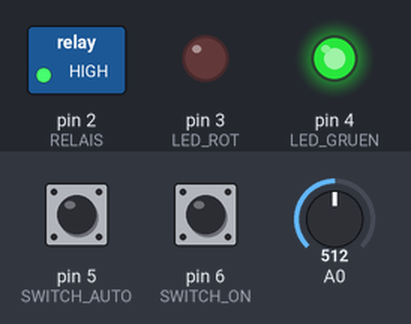
Bench run of a sketch on a simulated Arduino Uno, built with avr-gcc and run on an emulated ATmega328P. Parts: switched loads named in the sketch (green lamp = pin HIGH), output pins drawn as LEDs (lit = HIGH). The test bench sets the inputs (shaded band); at power-on: A0 = 512, pin 5 (SWITCH_AUTO) HIGH, pin 6 (SWITCH_ON) LOW.

Above: at 1.2 s.
1.3 s: A0 set to 470
At 4.2 s:
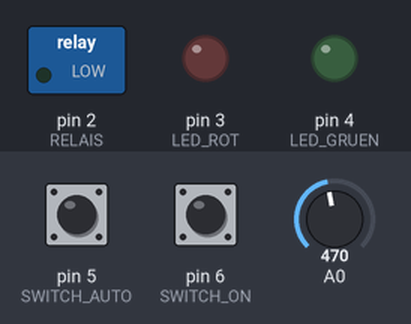
4.3 s: pin 5 (SWITCH_AUTO) pulled LOW for 0.15 s
At 6.0 s:
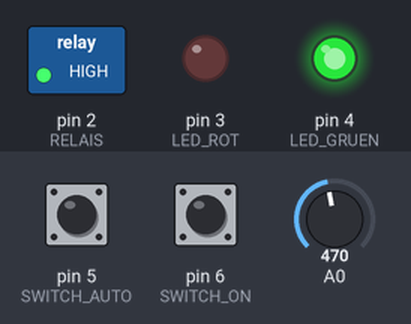
6.8 s: pin 5 (SWITCH_AUTO) pulled LOW for 3.2 s
At 7.1 s:
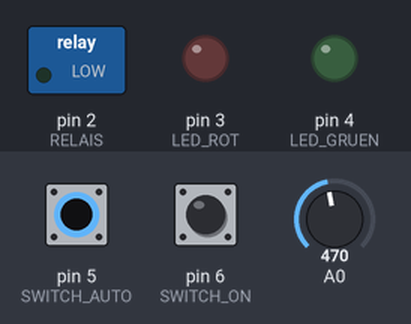
12.3 s: A0 set to 434
At 12.5 s:
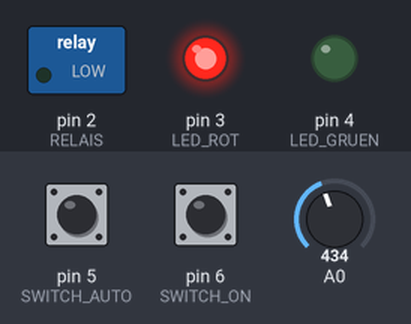
15.3 s: pin 5 (SWITCH_AUTO) pulled LOW for 1 s
At 16.8 s:
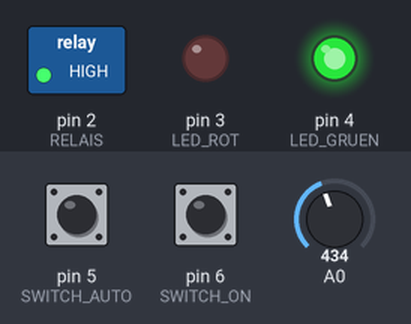
Timing chart, 0 to 18.3 s (numbered marks = the images above; inputs shaded):
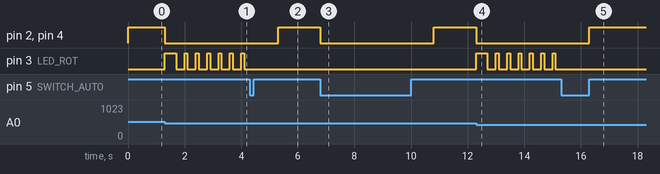

Measured:
- the behaviour switches between 487 and 486 on A0 (found by bisection; images 0 and 1)
- the behaviour switches between 445 and 444 on A0 (found by bisection; images 3 and 4)
- after the input at 1.3 s, pin 2 (RELAIS), pin 4 (LED_GRUEN): HIGH → LOW at once; pin 3 (LED_ROT): LOW → HIGH at once, then repeats every 0.40 s: LOW 0.30 s, HIGH 0.10 s
- after the input at 4.3 s, pin 2 (RELAIS), pin 4 (LED_GRUEN): LOW → HIGH after 1.0 s; pin 3 (LED_ROT): stops changing and stays LOW
- after the input at 6.8 s, pin 2 (RELAIS), pin 4 (LED_GRUEN): HIGH → LOW at once, → HIGH 4.0 s later
- after the input at 12.3 s, pin 2 (RELAIS), pin 4 (LED_GRUEN): HIGH → LOW at once; pin 3 (LED_ROT): LOW → HIGH at once, then repeats every 0.40 s: LOW 0.30 s, HIGH 0.10 s
- after the input at 15.3 s, pin 2 (RELAIS), pin 4 (LED_GRUEN): LOW → HIGH after 1.0 s; pin 3 (LED_ROT): stops changing and stays LOW

The sketch:

Solar.ino
```cpp
//#define DEBUG


const int LED_ROT = 3;
const int LED_GRUEN = 4;
const int RELAIS = 2;
const int SWITCH_AUTO = 5;
const int SWITCH_ON = 6;

const int minVoltage = 20500; /* 22V läuft stabil */
const int minStartVoltage = 23000;  /* 24V läuft stabil */
const int VoltageOverloadDiff = 1500;
const double calibration = 1.2;

const int restartDelayMin = 30;

const int systemVoltage = 5000;
const int R1 = 100;
const int R2 = 330;
typedef enum
{
  E_OFF,
  E_ON,
  E_AUTO
}mode_e;

typedef enum
{
  E_ERROR_OVERLOAD,
  E_ERROR_UNDERVOLTAGE
}errorcode_e;

mode_e lastMode = E_OFF;

double voltage;
int lastVoltage;

void CheckBatteryVoltage();


void setup()
{
  pinMode(LED_ROT, OUTPUT);
  pinMode(LED_GRUEN, OUTPUT);
  pinMode(RELAIS, OUTPUT);
  pinMode(SWITCH_AUTO, INPUT);
  pinMode(SWITCH_ON, INPUT);

  digitalWrite(LED_ROT, 0);
  digitalWrite(LED_GRUEN, 0);
  digitalWrite(RELAIS, 0);
#ifdef DEBUG
  Serial.begin(9600);
#endif
}

void loop()
{
  voltage = analogRead(0);
  voltage = (voltage / 1023)* systemVoltage * 10;
  voltage = voltage * calibration;

  if(HIGH == digitalRead(SWITCH_ON))
  {
    lastMode = E_ON;
    digitalWrite(LED_ROT, 0);
    digitalWrite(LED_GRUEN, 1);
    digitalWrite(RELAIS, 1);
#ifdef DEBUG
    Serial.println("Mode ON");
#endif
    delay(1000);
    return;
  }

  if(LOW == digitalRead(SWITCH_AUTO))
  {
    lastMode = E_OFF;
    digitalWrite(LED_ROT, 0);
    digitalWrite(LED_GRUEN, 0);
    digitalWrite(RELAIS, 0);
#ifdef DEBUG
    Serial.println("Mode OFF");
#endif
    delay(1000);
    return;
  }
#ifdef DEBUG
  Serial.print(voltage);
  Serial.println(" mV");
  Serial.println("Mode AUTO");
#endif
  CheckOverload();
  CheckBatteryVoltage();
  lastMode = E_AUTO;
  //delay(100);
}

void CheckBatteryVoltage()
{
   if (5000 >= voltage)
  {
    digitalWrite(LED_ROT, 1);
    delay(100);
    digitalWrite(LED_ROT, 0);
    delay(100);
    return;
  }
  if (  (minStartVoltage <= voltage)
      ||((minVoltage <= voltage)&&(E_AUTO != lastMode)))
  {
    StartSolar();
  }
  if (minVoltage > voltage)
  {
    StopSolar(E_ERROR_UNDERVOLTAGE);
  }
}

void CheckOverload()
{
  if((lastVoltage-VoltageOverloadDiff) >= voltage)
  {
    StopSolar(E_ERROR_OVERLOAD);
  }
  lastVoltage = voltage;
}

void StartSolar()
{
  digitalWrite(LED_ROT, 0);
  digitalWrite(LED_GRUEN, 1);
  digitalWrite(RELAIS, 1);
}

void StopSolar(errorcode_e error)
{
  digitalWrite(LED_ROT, 1);
  digitalWrite(LED_GRUEN, 0);
  digitalWrite(RELAIS, 0);
  DelayMin(30, error);
}

void DelayMin (int Min, errorcode_e error )
{
  int ledCount = 0;
  for (int i=0; i<(600*Min); i++)
  {
    delay(100);
    if (  (0 == digitalRead(SWITCH_AUTO))
        ||(0 != digitalRead(SWITCH_ON)) )
     {
      return;
     }
     ledCount++;
     switch (error)
     {
      case E_ERROR_OVERLOAD:
        if(3 == ledCount)
        {
          digitalWrite(LED_ROT, 1);
        }
        if (4 == ledCount)
        {
          digitalWrite(LED_ROT, 0);
          ledCount = 0;
        }
      case E_ERROR_UNDERVOLTAGE:
        if(5 == ledCount)
        {
          digitalWrite(LED_ROT, 1);
          digitalWrite(LED_GRUEN, 0);
        }
        if (10 == ledCount)
        {
          digitalWrite(LED_ROT, 0);
          digitalWrite(LED_GRUEN, 1);
          ledCount = 0;
        }

     }
  }
}
```
